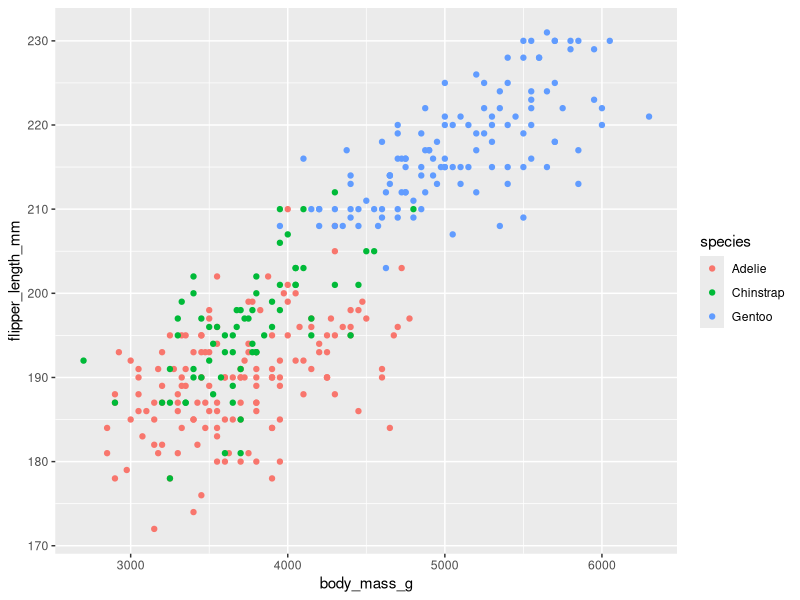
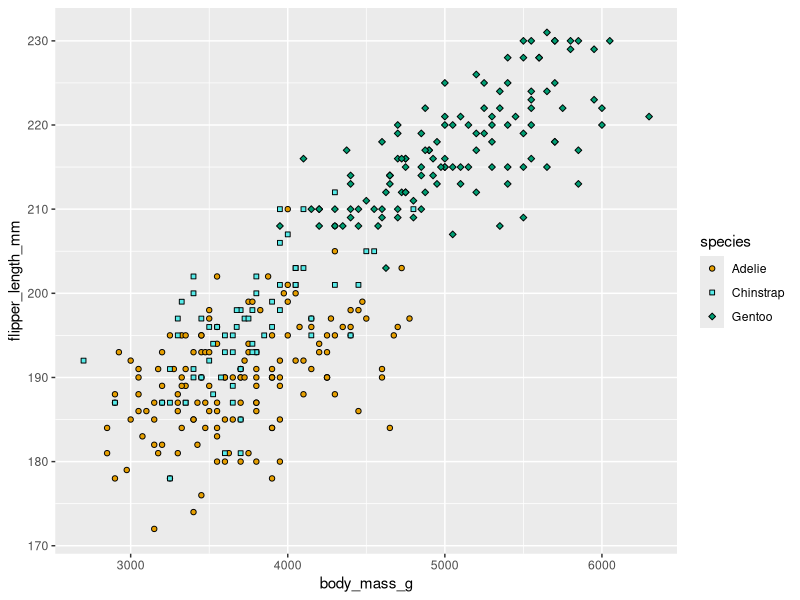
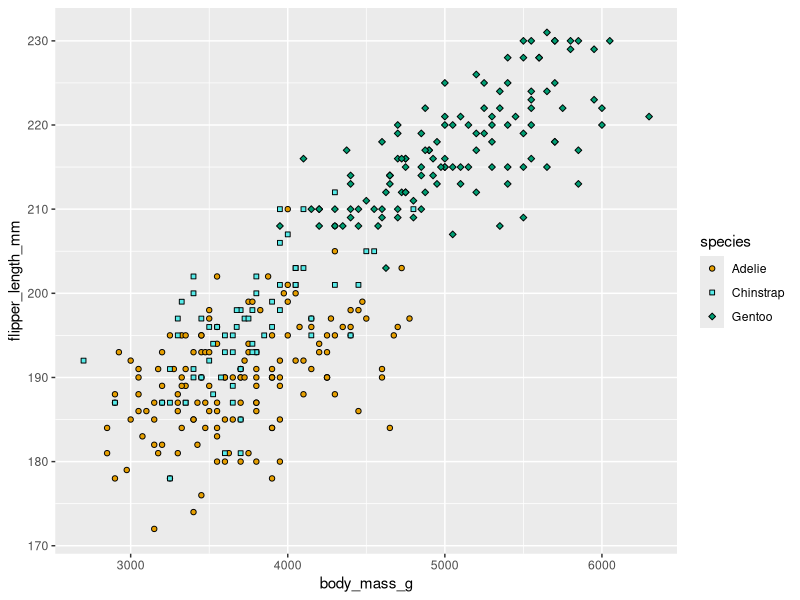
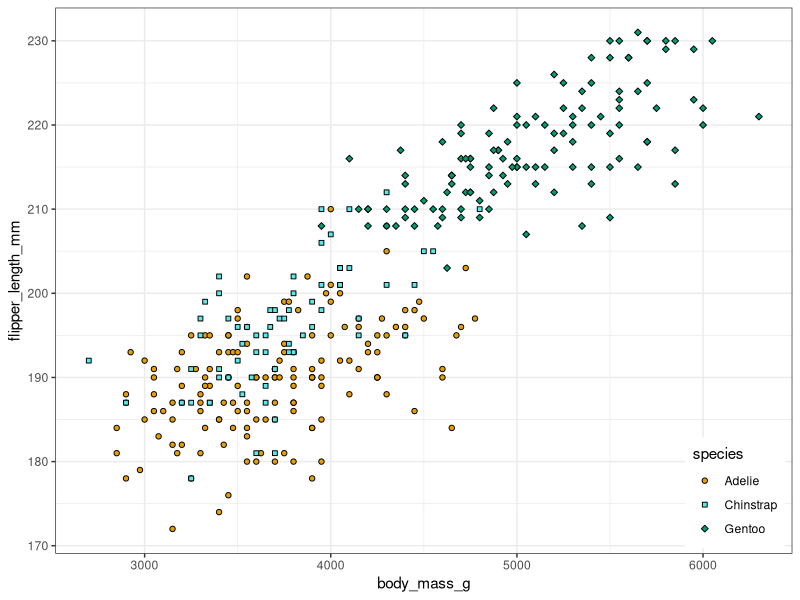
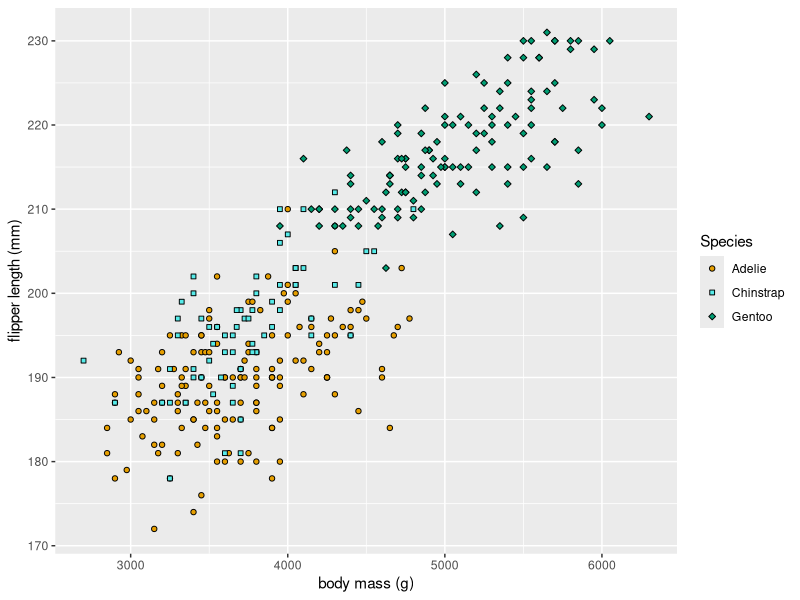

Recreate these plots in R, in order. (Note: this script raises an error after producing the figures.)
library(palmerpenguins)
library(ggplot2)

ggplot(penguins, aes(x = body_mass_g, y = flipper_length_mm, color = species)) + geom_point()

okabe_ito <- c("#E69F00", "#56EBE9", "#009E73", "#F0E442", "#0072B2")

ggplot(penguins, aes(x = body_mass_g, y = flipper_length_mm, fill = species, shape = species)) + geom_point() + scale_fill_manual(values = okabe_ito) + scale_shape_manual(values = 21:25)

# Built-in themes, themeBW


ggplot(penguins, aes(x = body_mass_g, y = flipper_length_mm, fill = species, shape = species)) + geom_point() + scale_fill_manual(values = okabe_ito) + scale_shape_manual(values = 21:25)


ggplot(penguins, aes(x = body_mass_g, y = flipper_length_mm, fill = species, shape = species)) + geom_point() + scale_fill_manual(values = okabe_ito) + scale_shape_manual(values = 21:25) + theme_bw() + theme(legend.position = "inside", legend.position.inside = c(0.99, 0.01), legend.justification = c(1, 0))

# Fix labels

ggplot(penguins, aes(x = body_mass_g, y = flipper_length_mm, fill = species, shape = species)) + geom_point() + scale_fill_manual(values = okabe_ito) + scale_shape_manual(values = 21:25) + labs(x = "body mass (g)", y = "flipper length (mm)", fill = "Species", shape = "Species")
+ theme_bw() + theme(legend.position = "inside", legend.position.inside = c(0.99, 0.01), legend.justification = c(1, 0))
